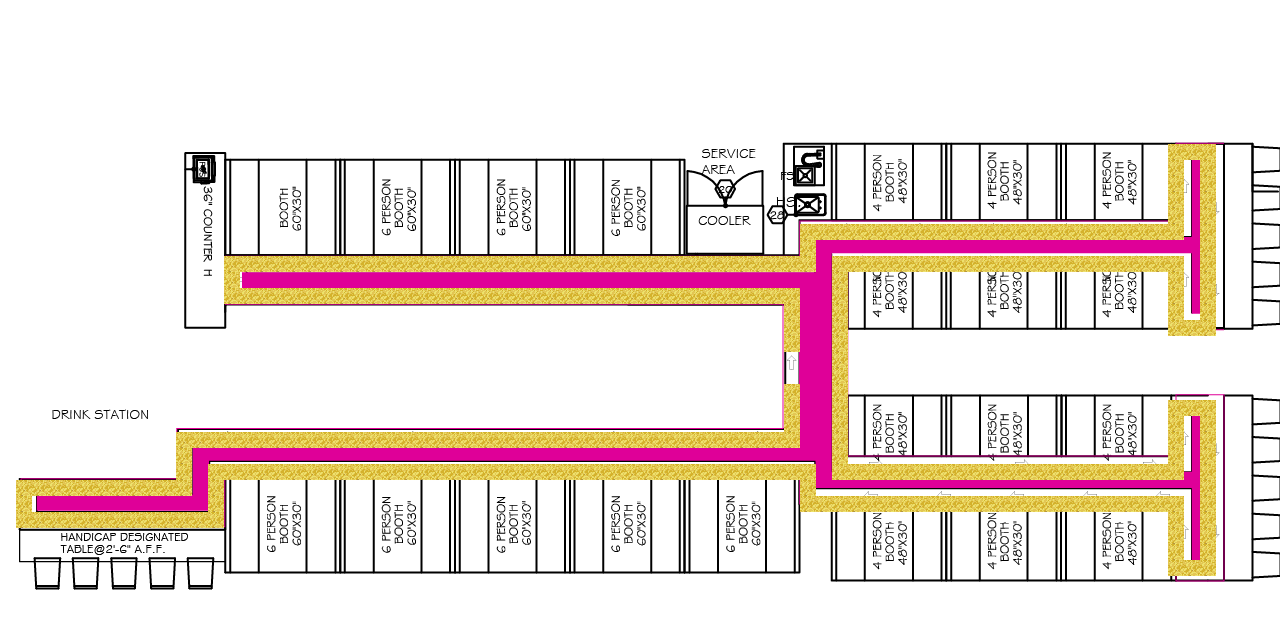

Below is a game level as drawn by its tile map, then a one-line description and the .tmx file that defines it, in full:
An orthogonal 80x40 tile map with 16x16 px tiles, 1 tile layer (floor), 1 image layer.

<map version="1.0" orientation="orthogonal" renderorder="right-down" width="80" height="40" tilewidth="16" tileheight="16" nextobjectid="1">
 <tileset firstgid="1" name="terrain_atlas" tilewidth="16" tileheight="16" tilecount="4096" columns="64">
  <image source="img/terrain_atlas.png" width="1024" height="1024" />
 </tileset>
 <imagelayer name="background">
  <image source="img/SushiMiogaConveyBeltTest-01.png" width="1300" height="700" />
 </imagelayer>
 <layer name="floor" width="80" height="40">
  <data encoding="csv">
0,0,0,0,0,0,0,0,0,0,0,0,0,0,0,0,0,0,0,0,0,0,0,0,0,0,0,0,0,0,0,0,0,0,0,0,0,0,0,0,0,0,0,0,0,0,0,0,0,0,0,0,0,0,0,0,0,0,0,0,0,0,0,0,0,0,0,0,0,0,0,0,0,0,0,0,0,0,0,0,
0,0,0,0,0,0,0,0,0,0,0,0,0,0,0,0,0,0,0,0,0,0,0,0,0,0,0,0,0,0,0,0,0,0,0,0,0,0,0,0,0,0,0,0,0,0,0,0,0,0,0,0,0,0,0,0,0,0,0,0,0,0,0,0,0,0,0,0,0,0,0,0,0,0,0,0,0,0,0,0,
0,0,0,0,0,0,0,0,0,0,0,0,0,0,0,0,0,0,0,0,0,0,0,0,0,0,0,0,0,0,0,0,0,0,0,0,0,0,0,0,0,0,0,0,0,0,0,0,0,0,0,0,0,0,0,0,0,0,0,0,0,0,0,0,0,0,0,0,0,0,0,0,0,0,0,0,0,0,0,0,
0,0,0,0,0,0,0,0,0,0,0,0,0,0,0,0,0,0,0,0,0,0,0,0,0,0,0,0,0,0,0,0,0,0,0,0,0,0,0,0,0,0,0,0,0,0,0,0,0,0,0,0,0,0,0,0,0,0,0,0,0,0,0,0,0,0,0,0,0,0,0,0,0,0,0,0,0,0,0,0,
0,0,0,0,0,0,0,0,0,0,0,0,0,0,0,0,0,0,0,0,0,0,0,0,0,0,0,0,0,0,0,0,0,0,0,0,0,0,0,0,0,0,0,0,0,0,0,0,0,0,0,0,0,0,0,0,0,0,0,0,0,0,0,0,0,0,0,0,0,0,0,0,0,0,0,0,0,0,0,0,
0,0,0,0,0,0,0,0,0,0,0,0,0,0,0,0,0,0,0,0,0,0,0,0,0,0,0,0,0,0,0,0,0,0,0,0,0,0,0,0,0,0,0,0,0,0,0,0,0,0,0,0,0,0,0,0,0,0,0,0,0,0,0,0,0,0,0,0,0,0,0,0,0,0,0,0,0,0,0,0,
0,0,0,0,0,0,0,0,0,0,0,0,0,0,0,0,0,0,0,0,0,0,0,0,0,0,0,0,0,0,0,0,0,0,0,0,0,0,0,0,0,0,0,0,0,0,0,0,0,0,0,0,0,0,0,0,0,0,0,0,0,0,0,0,0,0,0,0,0,0,0,0,0,0,0,0,0,0,0,0,
0,0,0,0,0,0,0,0,0,0,0,0,0,0,0,0,0,0,0,0,0,0,0,0,0,0,0,0,0,0,0,0,0,0,0,0,0,0,0,0,0,0,0,0,0,0,0,0,0,0,0,0,0,0,0,0,0,0,0,0,0,0,0,0,0,0,0,0,0,0,0,0,0,0,0,0,0,0,0,0,
0,0,0,0,0,0,0,0,0,0,0,0,0,0,0,0,0,0,0,0,0,0,0,0,0,0,0,0,0,0,0,0,0,0,0,0,0,0,0,0,0,0,0,0,0,0,0,0,0,0,0,0,0,0,0,0,0,0,0,0,0,0,0,0,0,0,0,0,0,0,0,0,0,0,0,0,0,0,0,0,
0,0,0,0,0,0,0,0,0,0,0,0,0,0,0,0,0,0,0,0,0,0,0,0,0,0,0,0,0,0,0,0,0,0,0,0,0,0,0,0,0,0,0,0,0,0,0,0,0,0,0,0,0,0,0,0,0,0,0,0,0,0,0,0,0,0,0,0,0,0,0,0,0,3331,3331,3331,0,0,0,0,
0,0,0,0,0,0,0,0,0,0,0,0,0,0,0,0,0,0,0,0,0,0,0,0,0,0,0,0,0,0,0,0,0,0,0,0,0,0,0,0,0,0,0,0,0,0,0,0,0,0,0,0,0,0,0,0,0,0,0,0,0,0,0,0,0,0,0,0,0,0,0,0,0,3331,0,3331,0,0,0,0,
0,0,0,0,0,0,0,0,0,0,0,0,0,0,0,0,0,0,0,0,0,0,0,0,0,0,0,0,0,0,0,0,0,0,0,0,0,0,0,0,0,0,0,0,0,0,0,0,0,0,0,0,0,0,0,0,0,0,0,0,0,0,0,0,0,0,0,0,0,0,0,0,0,3331,0,3331,0,0,0,0,
0,0,0,0,0,0,0,0,0,0,0,0,0,0,0,0,0,0,0,0,0,0,0,0,0,0,0,0,0,0,0,0,0,0,0,0,0,0,0,0,0,0,0,0,0,0,0,0,0,0,0,0,0,0,0,0,0,0,0,0,0,0,0,0,0,0,0,0,0,0,0,0,0,3331,0,3331,0,0,0,0,
0,0,0,0,0,0,0,0,0,0,0,0,0,0,0,0,0,0,0,0,0,0,0,0,0,0,0,0,0,0,0,0,0,0,0,0,0,0,0,0,0,0,0,0,0,0,0,0,0,0,0,0,0,0,0,0,0,0,0,0,0,0,0,0,0,0,0,0,0,0,0,0,0,3331,0,3331,0,0,0,0,
0,0,0,0,0,0,0,0,0,0,0,0,0,0,0,0,0,0,0,0,0,0,0,0,0,0,0,0,0,0,0,0,0,0,0,0,0,0,0,0,0,0,0,0,0,0,0,0,0,0,3331,3331,3331,3331,3331,3331,3331,3331,3331,3331,3331,3331,3331,3331,3331,3331,3331,3331,3331,3331,3331,3331,3331,3331,0,3331,0,0,0,0,
0,0,0,0,0,0,0,0,0,0,0,0,0,0,0,0,0,0,0,0,0,0,0,0,0,0,0,0,0,0,0,0,0,0,0,0,0,0,0,0,0,0,0,0,0,0,0,0,0,0,3331,0,0,0,0,0,0,0,0,0,0,0,0,0,0,0,0,0,0,0,0,0,0,0,0,3331,0,0,0,0,
0,0,0,0,0,0,0,0,0,0,0,0,0,0,3331,3331,3331,3331,3331,3331,3331,3331,3331,3331,3331,3331,3331,3331,3331,3331,3331,3331,3331,3331,3331,3331,3331,3331,3331,3331,3331,3331,3331,3331,3331,3331,3331,3331,3331,3331,3331,0,3331,3331,3331,3331,3331,3331,3331,3331,3331,3331,3331,3331,3331,3331,3331,3331,3331,3331,3331,3331,3331,3331,0,3331,0,0,0,0,
0,0,0,0,0,0,0,0,0,0,0,0,0,0,3331,0,0,0,0,0,0,0,0,0,0,0,0,0,0,0,0,0,0,0,0,0,0,0,0,0,0,0,0,0,0,0,0,0,0,0,0,0,3331,0,0,0,0,0,0,0,0,0,0,0,0,0,0,0,0,0,0,0,0,3331,0,3331,0,0,0,0,
0,0,0,0,0,0,0,0,0,0,0,0,0,0,3331,3331,3331,3331,3331,3331,3331,3331,3331,3331,3331,3331,3331,3331,3331,3331,3331,3331,3331,3331,3331,3331,3331,3331,3331,3331,3331,3331,3331,3331,3331,3331,3331,3331,3331,3331,0,0,3331,0,0,0,0,0,0,0,0,0,0,0,0,0,0,0,0,0,0,0,0,3331,0,3331,0,0,0,0,
0,0,0,0,0,0,0,0,0,0,0,0,0,0,0,0,0,0,0,0,0,0,0,0,0,0,0,0,0,0,0,0,0,0,0,0,0,0,0,0,0,0,0,0,0,0,0,0,0,3331,0,0,3331,0,0,0,0,0,0,0,0,0,0,0,0,0,0,0,0,0,0,0,0,3331,0,3331,0,0,0,0,
0,0,0,0,0,0,0,0,0,0,0,0,0,0,0,0,0,0,0,0,0,0,0,0,0,0,0,0,0,0,0,0,0,0,0,0,0,0,0,0,0,0,0,0,0,0,0,0,0,3331,0,0,3331,0,0,0,0,0,0,0,0,0,0,0,0,0,0,0,0,0,0,0,0,3331,3331,3331,0,0,0,0,
0,0,0,0,0,0,0,0,0,0,0,0,0,0,0,0,0,0,0,0,0,0,0,0,0,0,0,0,0,0,0,0,0,0,0,0,0,0,0,0,0,0,0,0,0,0,0,0,0,3331,0,0,3331,0,0,0,0,0,0,0,0,0,0,0,0,0,0,0,0,0,0,0,0,0,0,0,0,0,0,0,
0,0,0,0,0,0,0,0,0,0,0,0,0,0,0,0,0,0,0,0,0,0,0,0,0,0,0,0,0,0,0,0,0,0,0,0,0,0,0,0,0,0,0,0,0,0,0,0,0,0,0,0,3331,0,0,0,0,0,0,0,0,0,0,0,0,0,0,0,0,0,0,0,0,0,0,0,0,0,0,0,
0,0,0,0,0,0,0,0,0,0,0,0,0,0,0,0,0,0,0,0,0,0,0,0,0,0,0,0,0,0,0,0,0,0,0,0,0,0,0,0,0,0,0,0,0,0,0,0,0,0,0,0,3331,0,0,0,0,0,0,0,0,0,0,0,0,0,0,0,0,0,0,0,0,0,0,0,0,0,0,0,
0,0,0,0,0,0,0,0,0,0,0,0,0,0,0,0,0,0,0,0,0,0,0,0,0,0,0,0,0,0,0,0,0,0,0,0,0,0,0,0,0,0,0,0,0,0,0,0,0,3331,0,0,3331,0,0,0,0,0,0,0,0,0,0,0,0,0,0,0,0,0,0,0,0,0,0,0,0,0,0,0,
0,0,0,0,0,0,0,0,0,0,0,0,0,0,0,0,0,0,0,0,0,0,0,0,0,0,0,0,0,0,0,0,0,0,0,0,0,0,0,0,0,0,0,0,0,0,0,0,0,3331,0,0,3331,0,0,0,0,0,0,0,0,0,0,0,0,0,0,0,0,0,0,0,0,3331,3331,3331,0,0,0,0,
0,0,0,0,0,0,0,0,0,0,0,0,0,0,0,0,0,0,0,0,0,0,0,0,0,0,0,0,0,0,0,0,0,0,0,0,0,0,0,0,0,0,0,0,0,0,0,0,0,3331,0,0,3331,0,0,0,0,0,0,0,0,0,0,0,0,0,0,0,0,0,0,0,0,3331,0,3331,0,0,0,0,
0,0,0,0,0,0,0,0,0,0,0,3331,3331,3331,3331,3331,3331,3331,3331,3331,3331,3331,3331,3331,3331,3331,3331,3331,3331,3331,3331,3331,3331,3331,3331,3331,3331,3331,3331,3331,3331,3331,3331,3331,3331,3331,3331,3331,3331,3331,0,0,3331,0,0,0,0,0,0,0,0,0,0,0,0,0,0,0,0,0,0,0,0,3331,0,3331,0,0,0,0,
0,0,0,0,0,0,0,0,0,0,0,3331,0,0,0,0,0,0,0,0,0,0,0,0,0,0,0,0,0,0,0,0,0,0,0,0,0,0,0,0,0,0,0,0,0,0,0,0,0,0,0,0,3331,0,0,0,0,0,0,0,0,0,0,0,0,0,0,0,0,0,0,0,0,3331,0,3331,0,0,0,0,
0,0,0,0,0,0,0,0,0,0,0,3331,0,3331,3331,3331,3331,3331,3331,3331,3331,3331,3331,3331,3331,3331,3331,3331,3331,3331,3331,3331,3331,3331,3331,3331,3331,3331,3331,3331,3331,3331,3331,3331,3331,3331,3331,3331,3331,3331,3331,0,3331,3331,3331,3331,3331,3331,3331,3331,3331,3331,3331,3331,3331,3331,3331,3331,3331,3331,3331,3331,3331,3331,0,3331,0,0,0,0,
0,3331,3331,3331,3331,3331,3331,3331,3331,3331,3331,3331,0,3331,0,0,0,0,0,0,0,0,0,0,0,0,0,0,0,0,0,0,0,0,0,0,0,0,0,0,0,0,0,0,0,0,0,0,0,0,3331,0,0,0,0,0,0,0,0,0,0,0,0,0,0,0,0,0,0,0,0,0,0,0,0,3331,0,0,0,0,
0,3331,0,0,0,0,0,0,0,0,0,0,0,3331,0,0,0,0,0,0,0,0,0,0,0,0,0,0,0,0,0,0,0,0,0,0,0,0,0,0,0,0,0,0,0,0,0,0,0,0,3331,3331,3331,3331,3331,3331,3331,3331,3331,3331,3331,3331,3331,3331,3331,3331,3331,3331,3331,3331,3331,3331,3331,3331,0,3331,0,0,0,0,
0,3331,3331,3331,3331,3331,3331,3331,3331,3331,3331,3331,3331,3331,0,0,0,0,0,0,0,0,0,0,0,0,0,0,0,0,0,0,0,0,0,0,0,0,0,0,0,0,0,0,0,0,0,0,0,0,0,0,0,0,0,0,0,0,0,0,0,0,0,0,0,0,0,0,0,0,0,0,0,3331,0,3331,0,0,0,0,
0,0,0,0,0,0,0,0,0,0,0,0,0,0,0,0,0,0,0,0,0,0,0,0,0,0,0,0,0,0,0,0,0,0,0,0,0,0,0,0,0,0,0,0,0,0,0,0,0,0,0,0,0,0,0,0,0,0,0,0,0,0,0,0,0,0,0,0,0,0,0,0,0,3331,0,3331,0,0,0,0,
0,0,0,0,0,0,0,0,0,0,0,0,0,0,0,0,0,0,0,0,0,0,0,0,0,0,0,0,0,0,0,0,0,0,0,0,0,0,0,0,0,0,0,0,0,0,0,0,0,0,0,0,0,0,0,0,0,0,0,0,0,0,0,0,0,0,0,0,0,0,0,0,0,3331,0,3331,0,0,0,0,
0,0,0,0,0,0,0,0,0,0,0,0,0,0,0,0,0,0,0,0,0,0,0,0,0,0,0,0,0,0,0,0,0,0,0,0,0,0,0,0,0,0,0,0,0,0,0,0,0,0,0,0,0,0,0,0,0,0,0,0,0,0,0,0,0,0,0,0,0,0,0,0,0,3331,3331,3331,0,0,0,0,
0,0,0,0,0,0,0,0,0,0,0,0,0,0,0,0,0,0,0,0,0,0,0,0,0,0,0,0,0,0,0,0,0,0,0,0,0,0,0,0,0,0,0,0,0,0,0,0,0,0,0,0,0,0,0,0,0,0,0,0,0,0,0,0,0,0,0,0,0,0,0,0,0,0,0,0,0,0,0,0,
0,0,0,0,0,0,0,0,0,0,0,0,0,0,0,0,0,0,0,0,0,0,0,0,0,0,0,0,0,0,0,0,0,0,0,0,0,0,0,0,0,0,0,0,0,0,0,0,0,0,0,0,0,0,0,0,0,0,0,0,0,0,0,0,0,0,0,0,0,0,0,0,0,0,0,0,0,0,0,0,
0,0,0,0,0,0,0,0,0,0,0,0,0,0,0,0,0,0,0,0,0,0,0,0,0,0,0,0,0,0,0,0,0,0,0,0,0,0,0,0,0,0,0,0,0,0,0,0,0,0,0,0,0,0,0,0,0,0,0,0,0,0,0,0,0,0,0,0,0,0,0,0,0,0,0,0,0,0,0,0,
0,0,0,0,0,0,0,0,0,0,0,0,0,0,0,0,0,0,0,0,0,0,0,0,0,0,0,0,0,0,0,0,0,0,0,0,0,0,0,0,0,0,0,0,0,0,0,0,0,0,0,0,0,0,0,0,0,0,0,0,0,0,0,0,0,0,0,0,0,0,0,0,0,0,0,0,0,0,0,0
</data>
 </layer>
</map>
